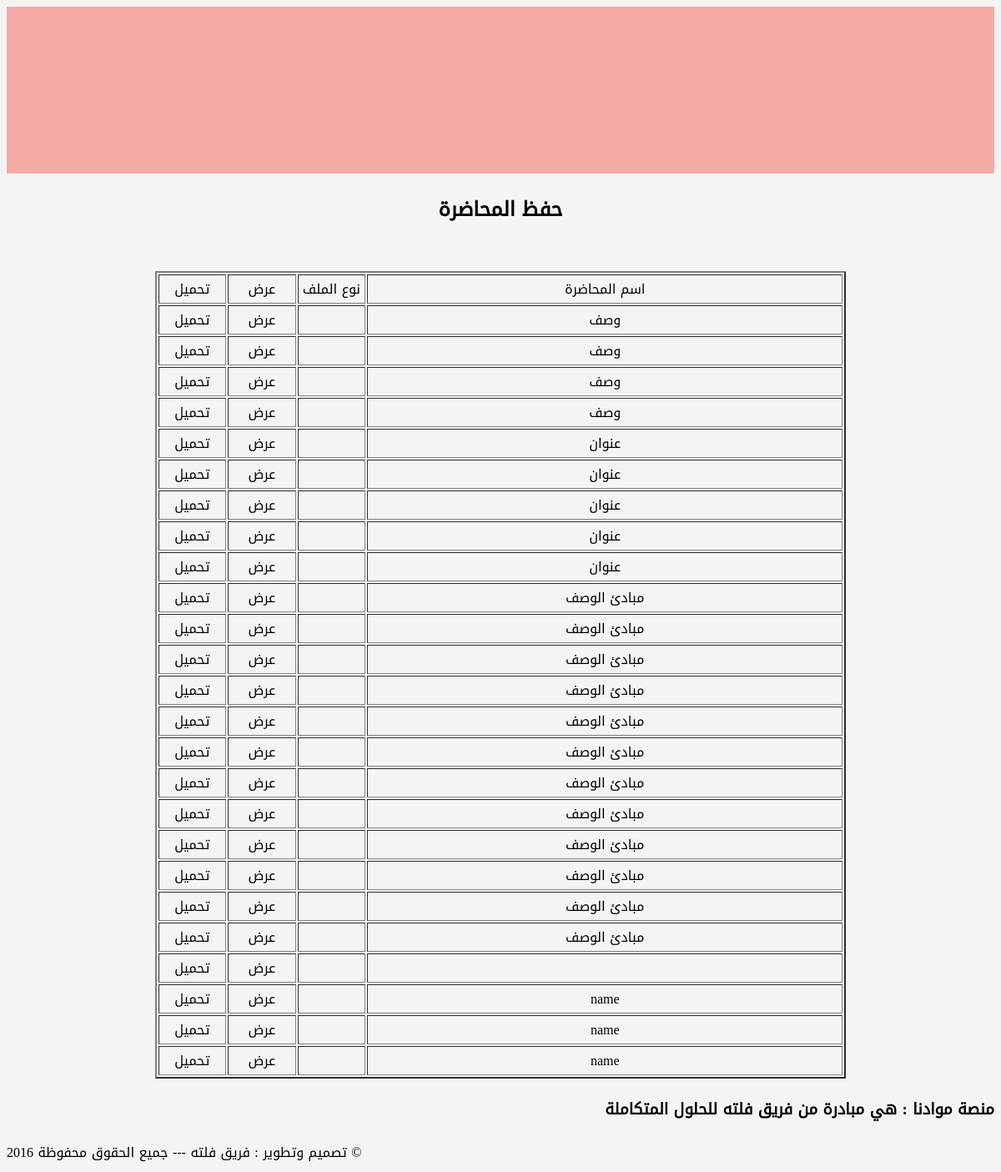
/slides/show_slides.php, run on the app's committed database.
### tables this page shows
CREATE TABLE `slide` (
  `id` int(50) NOT NULL,
  `name` varchar(500) NOT NULL,
  `sub` int(50) NOT NULL,
  `desc` text NOT NULL,
  `path` varchar(500) NOT NULL
);

### utils/slideAPI.php (called while the page is built, shortened)
<?php
function mp_slide_get($extra = ''){
	$query = sprintf("SELECT * FROM `slide` %s",$extra);
	$qresult = @mysql_query($query);
    if(!$qresult)
       return -1 ;
	else{
	$rcount = mysql_num_rows($qresult);
    }
	$slides = array();
	for($i = 0 ; $i < $rcount ; $i++)
		$slides[@count($slides)] = @mysql_fetch_object($qresult);
	return $slides ;
}
?>

### slides/show_slides.php (the view, shortened to what this page needs)
<!DOCTYPE html PUBLIC "-//W3C//DTD XHTML 1.0 Transitional//EN" "http://www.w3.org/TR/xhtml1/DTD/xhtml1-transitional.dtd">
<html xmlns="http://www.w3.org/1999/xhtml">
<head>
<link href="../style/pageStyle.css" rel="stylesheet" type="text/css" />
</head>
<body>
<?php include '../utils/header.php'; ?>
<div class="main">
<div class="login">
    <h2 align="center" class="adress">حفظ المحاضرة</h2>
<br />
    <?php
    include '../utils/slideAPI.php';
    $slides = mp_slide_get();
    $scount = @count($slides);
?>
<table dir="rtl" align="center" border="2" width="70%">
    <tr>
        <td width="70%" align="center">اسم المحاضرة</td>
        <td width="10%" align="center">نوع الملف</td>
        <td width="10%" align="center">عرض</td>
        <td width="10%" align="center">تحميل</td>
    </tr>
    <?php
    for($i = 0 ; $i < $scount ; $i++){
        $slide = $slides[$i];
        $path_desc = pathinfo($slide->path);
    ?>
    <tr>
        <td width="70%" align="center"><?php echo $slide->name?></td>
        <td width="10%" align="center"><?php echo $path_desc['extension']?></td>
        <td width="10%" align="center">عرض</td>
        <td width="10%" align="center">تحميل</td>
    </tr>
    <?php } ?>
</table>
</div>
<?php include '../utils/footer.php'; ?>
</div>
</body>
</html>

### utils/header.php (shortened to what this page needs)
<div id="header" >
</div>

### utils/footer.php (shortened to what this page needs)
<div id="footer" >
    <div>
        <h3 style="text-align: right;">منصة موادنا : هي مبادرة من فريق فلته للحلول المتكاملة</h3>
    </div>
    <span >تصميم وتطوير : فريق فلته --- جميع الحقوق محفوظة  2016 &copy;</span>
</div>

### style/pageStyle.css (style rules this page uses)
* { font-family:DroidKufi; }
body { background-color: #f5f4f4; }
#header { height: 200px; width: 100%; background: #f5aca6; margin: 0; }

### data on the page
slide: name "وصف"
slide: name "وصف"
slide: name "وصف"
slide: name "وصف"
slide: name "عنوان"
slide: name "عنوان"
slide: name "عنوان"
slide: name "عنوان"
slide: name "عنوان"
slide: name "مبادئ الوصف"
slide: name "مبادئ الوصف"
slide: name "مبادئ الوصف"
slide: name "مبادئ الوصف"
slide: name "مبادئ الوصف"
slide: name "مبادئ الوصف"
slide: name "مبادئ الوصف"
slide: name "مبادئ الوصف"
slide: name "مبادئ الوصف"
slide: name "مبادئ الوصف"
slide: name "مبادئ الوصف"
slide: name "مبادئ الوصف"
slide: name "name"
slide: name "name"
slide: name "name"
